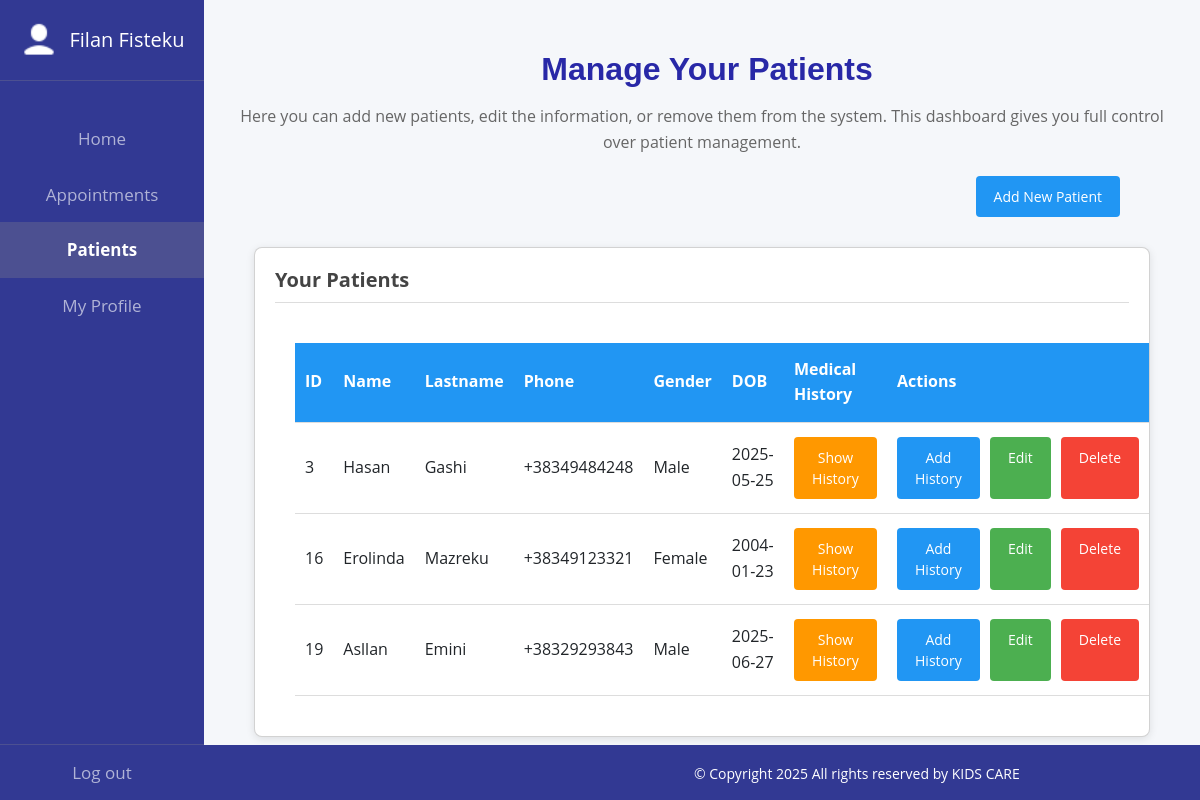
Screenshot of /patients.php (signed in) with the database file from the repository.
### tables this page shows
CREATE TABLE `patients` (
  `id` int(11) NOT NULL,
  `doctor_id` int(11) NOT NULL,
  `name` varchar(100) NOT NULL,
  `lastname` varchar(100) NOT NULL,
  `phone` varchar(20) DEFAULT NULL,
  `gender` enum('Male','Female','Other') DEFAULT NULL,
  `date_of_birth` date DEFAULT NULL,
  `created_at` timestamp NOT NULL DEFAULT current_timestamp()
);

### patients.php (the view, shortened to what this page needs)
<?php
include 'includes/functions/connect.php';
$doctor_id = $_SESSION['user_id'];
$stmt = $conn->prepare("SELECT * FROM patients WHERE doctor_id = ?");
$stmt->bind_param("i", $doctor_id);
$stmt->execute();
$patients = $stmt->get_result();
?>
<!DOCTYPE html>
<html>
<head>
    <link href="https://cdn.jsdelivr.net/npm/bootstrap@5.3.3/dist/css/bootstrap.min.css" rel="stylesheet">
    <link rel="stylesheet" href="menus.css">
</head>
<body>
<?php include "includes/templates/doctor-sidebar.php"; ?>
<div class="content">
    <h1>Manage Your Patients</h1>
    <p class="patients-paragraph">Here you can add new patients, edit the information, or remove them from the system. This dashboard gives you full control over patient management.</p>
    <div class="add-patient-container">
        <a href="add-patient.php" class="btn btn-add">Add New Patient</a>
    </div>
    <div class="card">
        <h3>Your Patients</h3>
        <table>
            <tr>
                <th>ID</th>
                <th>Name</th>
                <th>Lastname</th>
                <th>Phone</th>
                <th>Gender</th>
                <th>DOB</th>
                <th>Medical History</th>
                <th>Actions</th>
            </tr>
            <?php while ($patient = $patients->fetch_assoc()): ?>
                <tr>
                    <td><?= $patient['id'] ?></td>
                    <td><?= htmlspecialchars($patient['name']) ?></td>
                    <td><?= htmlspecialchars($patient['lastname']) ?></td>
                    <td><?= htmlspecialchars($patient['phone']) ?></td>
                    <td><?= htmlspecialchars($patient['gender']) ?></td>
                    <td><?= htmlspecialchars($patient['date_of_birth']) ?></td>
                   <td>
                        <button class="btn btn-cancel" onclick="toggleHistory(<?= $patient['id'] ?>)">Show History</button>
                    </td>
                    <td>
                        <div class="action-btns">
                            <a href="add-medical-history.php?patient_id=<?= $patient['id'] ?>" class="btn btn-add">Add History</a>
                            <a href="edit-patient.php?id=<?= $patient['id'] ?>" class="btn btn-edit">Edit</a>
                            <a href="delete-patient.php?id=<?= $patient['id'] ?>" onclick="return confirm('Are you sure you want to delete this patient?')" class="btn btn-delete">Delete</a>
                        </div>
                    </td>
                </tr>
            <?php endwhile; ?>
        </table>
    </div>
    <div class="footer">
        <p>&copy; Copyright 2025 All rights reserved by KIDS CARE</p>
    </div>
</div>
</body>
</html>

### menus.css (style rules this page uses)
body { font-family: 'Open Sans', sans-serif; color: var(--text-color); background-color: #f9fafb; line-height: 1.6; margin: 0; padding: 0; }
:root { --primary-color: #2563eb; --primary-dark: #1e40af; --secondary-color: #f8fafc; --text-color: #334155; --light-gray: #e2e8f0; --border-radius: 12px; --box-shadow: 0 4px 6px -1px rgba(0, 0, 0, 0.1), 0 2px 4px -1px rgba(0, 0, 0, 0.06); --transition: all 0.3s ease; }
h1, h2 { font-family: 'Montserrat', sans-serif; font-size: 2.5rem; font-weight: 700; color: var(--primary-dark); margin: 2rem 0 1rem; position: relative; padding-bottom: 1rem; }
.content { position: absolute; top: 0; left: 17%; right: 0; }
.footer { color: white; padding: 10px; background-color: #323993; height:37px; display: flex; justify-content: center; align-items: center; font-size:14px; }
.content h1 { color: rgb(40, 40, 167); }
body { background: #f5f7fa; }
h1 { font-size: 36px; color: #333; margin-bottom: 20px; margin-left:10px; }
.card { background: #fff; border-radius: 8px; box-shadow: 0 2px 8px rgba(0,0,0,0.1); padding: 20px; margin-bottom: 30px; max-width: 1400px; margin-left:60px; }
.card h3 { margin-top: 0; margin-bottom: 20px; color: #444; border-bottom: 1px solid #ddd; padding-bottom: 10px; }
.btn { padding: 10px 18px; border: none; border-radius: 4px; color: white; cursor: pointer; transition: background 0.3s ease; font-size: 16px; padding: 14px 22px; }
.btn-add { background-color: #2196F3; text-decoration: none; }
.btn-edit { background-color: #4CAF50; text-decoration: none; }
.btn-delete { background-color: #f44336; text-decoration: none; }
table { width: 100%; border-collapse: collapse; margin-top: 10px; margin:20px; padding-left: 20px; }
th, td { padding: 14px 10px; text-align: left; border-bottom: 1px solid #ddd; font-size:20px; background-color: white; }
th { background: #2196F3; color: white; }

### patients.php (style rules this page uses)
body { background: #f5f7fa; }
h1 { font-size: 32px; margin-top:50px; margin-bottom:0px; text-align:center; }
.card { background: #fff; border-radius: 8px; box-shadow: 0 2px 8px rgba(0,0,0,0.1); padding: 20px; margin: 30px 50px; max-width: 1400px; }
table { width: 100%; border-collapse: collapse; }
th, td { padding: 14px 10px; text-align: left; border-bottom: 1px solid #ddd; font-size: 16px; }
th { background: #2196F3; color: white; }
.btn { padding: 10px 18px; border: none; border-radius: 4px; color: white; cursor: pointer; text-decoration: none; display: inline-block; font-size: 14px; }
.btn-add { background-color: #2196F3; }
.btn-edit { background-color: #4CAF50; }
.btn-delete { background-color: #f44336; }
.btn-cancel { background-color: #ff9800; }
.action-btns { display: flex; gap: 10px; }
.footer { height:55px; padding-top:30px; position:fixed; bottom:0; width:100%; padding-left:490px; justify-content:left; }
.add-patient-container { display: flex; justify-content: flex-end; margin: 20px 80px 0 0; }
.patients-paragraph { color:#666; padding:0 20px; font-size:16px; margin-bottom:20px; text-align:center; }
.card h3 { margin-top: 0; margin-bottom: 20px; color: #444; border-bottom: 1px solid #ddd; padding-bottom: 10px; font-size: 20px; font-weight: bold; }

### rows the page displays
patients: id "3", name "Hasan", lastname "Gashi", phone "+38349484248", gender "Male", date_of_birth "2025-05-25"
patients: id "16", name "Erolinda", lastname "Mazreku", phone "+38349123321", gender "Female", date_of_birth "2004-01-23"
patients: id "19", name "Asllan", lastname "Emini", phone "+38329293843", gender "Male", date_of_birth "2025-06-27"

### other values shown
$username "Filan Fisteku"
